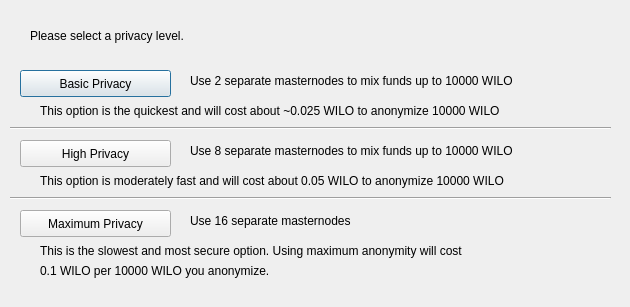
<?xml version="1.0" encoding="UTF-8"?>
<ui version="4.0">
 <class>DarksendConfig</class>
 <widget class="QDialog" name="DarksendConfig">
  <property name="geometry">
   <rect>
    <x>0</x>
    <y>0</y>
    <width>630</width>
    <height>307</height>
   </rect>
  </property>
  <property name="windowTitle">
   <string>Configure Darksend</string>
  </property>
  <widget class="QPushButton" name="buttonBasic">
   <property name="geometry">
    <rect>
     <x>20</x>
     <y>70</y>
     <width>151</width>
     <height>27</height>
    </rect>
   </property>
   <property name="text">
    <string>Basic Privacy</string>
   </property>
  </widget>
  <widget class="QPushButton" name="buttonHigh">
   <property name="geometry">
    <rect>
     <x>20</x>
     <y>140</y>
     <width>151</width>
     <height>27</height>
    </rect>
   </property>
   <property name="text">
    <string>High Privacy</string>
   </property>
  </widget>
  <widget class="QPushButton" name="buttonMax">
   <property name="geometry">
    <rect>
     <x>20</x>
     <y>210</y>
     <width>151</width>
     <height>27</height>
    </rect>
   </property>
   <property name="text">
    <string>Maximum Privacy</string>
   </property>
  </widget>
  <widget class="QLabel" name="label">
   <property name="geometry">
    <rect>
     <x>30</x>
     <y>20</y>
     <width>571</width>
     <height>31</height>
    </rect>
   </property>
   <property name="text">
    <string>Please select a privacy level.</string>
   </property>
  </widget>
  <widget class="QLabel" name="label_2">
   <property name="geometry">
    <rect>
     <x>190</x>
     <y>70</y>
     <width>421</width>
     <height>21</height>
    </rect>
   </property>
   <property name="text">
    <string>Use 2 separate masternodes to mix funds up to 10000 WILO</string>
   </property>
  </widget>
  <widget class="QLabel" name="label_3">
   <property name="geometry">
    <rect>
     <x>190</x>
     <y>140</y>
     <width>411</width>
     <height>21</height>
    </rect>
   </property>
   <property name="text">
    <string>Use 8 separate masternodes to mix funds up to 10000 WILO</string>
   </property>
  </widget>
  <widget class="QLabel" name="label_4">
   <property name="geometry">
    <rect>
     <x>190</x>
     <y>210</y>
     <width>421</width>
     <height>21</height>
    </rect>
   </property>
   <property name="text">
    <string>Use 16 separate masternodes</string>
   </property>
  </widget>
  <widget class="QLabel" name="label_6">
   <property name="geometry">
    <rect>
     <x>40</x>
     <y>100</y>
     <width>561</width>
     <height>21</height>
    </rect>
   </property>
   <property name="text">
    <string>This option is the quickest and will cost about ~0.025 WILO to anonymize 10000 WILO</string>
   </property>
  </widget>
  <widget class="QLabel" name="label_7">
   <property name="geometry">
    <rect>
     <x>40</x>
     <y>170</y>
     <width>561</width>
     <height>21</height>
    </rect>
   </property>
   <property name="text">
    <string>This option is moderately fast and will cost about 0.05 WILO to anonymize 10000 WILO</string>
   </property>
  </widget>
  <widget class="QLabel" name="label_8">
   <property name="geometry">
    <rect>
     <x>40</x>
     <y>240</y>
     <width>561</width>
     <height>21</height>
    </rect>
   </property>
   <property name="text">
    <string>This is the slowest and most secure option. Using maximum anonymity will cost</string>
   </property>
  </widget>
  <widget class="QLabel" name="label_9">
   <property name="geometry">
    <rect>
     <x>40</x>
     <y>260</y>
     <width>561</width>
     <height>21</height>
    </rect>
   </property>
   <property name="text">
    <string>0.1 WILO per 10000 WILO you anonymize.</string>
   </property>
  </widget>
  <widget class="Line" name="line">
   <property name="geometry">
    <rect>
     <x>10</x>
     <y>120</y>
     <width>601</width>
     <height>16</height>
    </rect>
   </property>
   <property name="orientation">
    <enum>Qt::Horizontal</enum>
   </property>
  </widget>
  <widget class="Line" name="line_2">
   <property name="geometry">
    <rect>
     <x>10</x>
     <y>190</y>
     <width>601</width>
     <height>16</height>
    </rect>
   </property>
   <property name="orientation">
    <enum>Qt::Horizontal</enum>
   </property>
  </widget>
 </widget>
 <resources/>
 <connections/>
</ui>
